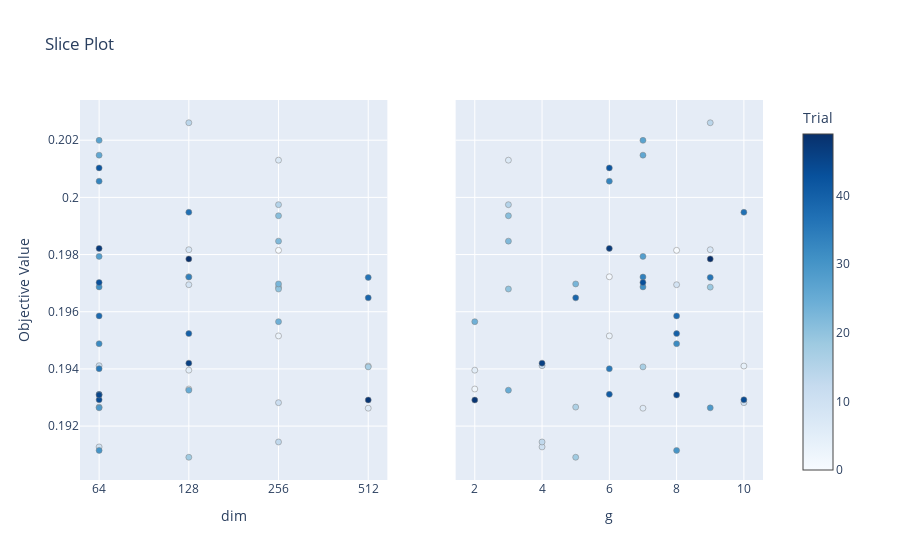

Notebook code for this chart:
### Code cell
optuna.visualization.plot_slice(study, params=['g', 'dim'])

### Figure 1 — Plotly figure (JSON) as saved in the notebook; plotly's stock layout.template omitted (floating-point values rounded to 4 significant figures)
{"data": [{"marker": {"color": [0, 1, 2, 3, 4, 5, 6, 7, 8, 9, 10, 11, 12, 13, 14, 15, 16, 17, 18, 19, 20, 21, 22, 23, 24, 25, 26, 27, 28, 29, 30, 31, 32, 33, 34, 35, 36, 37, 38, 39, 40, 41, 42, 43, 44, 45, 46, 47, 48, 49], "colorbar": {"title": {"text": "Trial"}, "x": 1, "xpad": 40}, "colorscale": [[0, "rgb(247,251,255)"], [0.125, "rgb(222,235,247)"], [0.25, "rgb(198,219,239)"], [0.375, "rgb(158,202,225)"], [0.5, "rgb(107,174,214)"], [0.625, "rgb(66,146,198)"], [0.75, "rgb(33,113,181)"], [0.875, "rgb(8,81,156)"], [1, "rgb(8,48,107)"]], "line": {"color": "Grey", "width": 0.5}, "showscale": true}, "mode": "markers", "name": "Feasible Trial", "showlegend": false, "type": "scatter", "x": [256, 128, 128, 256, 512, 128, 512, 256, 128, 128, 64, 256, 64, 256, 128, 256, 64, 512, 128, 256, 256, 256, 256, 256, 256, 128, 64, 64, 64, 64, 64, 64, 64, 64, 128, 64, 512, 128, 64, 512, 128, 64, 64, 64, 64, 64, 128, 64, 512, 128], "xaxis": "x", "y": [0.1981, 0.1972, 0.1933, 0.1952, 0.1941, 0.194, 0.1926, 0.2013, 0.1982, 0.1969, 0.1913, 0.1928, 0.1941, 0.1914, 0.2026, 0.1997, 0.1927, 0.1941, 0.1909, 0.1969, 0.1968, 0.1994, 0.1985, 0.197, 0.1957, 0.1933, 0.2015, 0.202, 0.1979, 0.1926, 0.1911, 0.1969, 0.1949, 0.2006, 0.1972, 0.194, 0.1972, 0.1995, 0.1959, 0.1965, 0.1952, 0.1931, 0.201, 0.197, 0.1929, 0.1931, 0.1942, 0.1982, 0.1929, 0.1978], "yaxis": "y"}, {"marker": {"color": [0, 1, 2, 3, 4, 5, 6, 7, 8, 9, 10, 11, 12, 13, 14, 15, 16, 17, 18, 19, 20, 21, 22, 23, 24, 25, 26, 27, 28, 29, 30, 31, 32, 33, 34, 35, 36, 37, 38, 39, 40, 41, 42, 43, 44, 45, 46, 47, 48, 49], "colorbar": {"title": {"text": "Trial"}, "x": 1, "xpad": 40}, "colorscale": [[0, "rgb(247,251,255)"], [0.125, "rgb(222,235,247)"], [0.25, "rgb(198,219,239)"], [0.375, "rgb(158,202,225)"], [0.5, "rgb(107,174,214)"], [0.625, "rgb(66,146,198)"], [0.75, "rgb(33,113,181)"], [0.875, "rgb(8,81,156)"], [1, "rgb(8,48,107)"]], "line": {"color": "Grey", "width": 0.5}, "showscale": false}, "mode": "markers", "name": "Feasible Trial", "showlegend": false, "type": "scatter", "x": [8, 6, 2, 6, 10, 2, 7, 3, 9, 8, 4, 10, 4, 4, 9, 3, 5, 7, 5, 9, 3, 3, 3, 5, 2, 3, 7, 7, 7, 9, 8, 7, 8, 6, 7, 6, 9, 10, 8, 5, 8, 6, 6, 7, 10, 8, 4, 6, 2, 9], "xaxis": "x2", "y": [0.1981, 0.1972, 0.1933, 0.1952, 0.1941, 0.194, 0.1926, 0.2013, 0.1982, 0.1969, 0.1913, 0.1928, 0.1941, 0.1914, 0.2026, 0.1997, 0.1927, 0.1941, 0.1909, 0.1969, 0.1968, 0.1994, 0.1985, 0.197, 0.1957, 0.1933, 0.2015, 0.202, 0.1979, 0.1926, 0.1911, 0.1969, 0.1949, 0.2006, 0.1972, 0.194, 0.1972, 0.1995, 0.1959, 0.1965, 0.1952, 0.1931, 0.201, 0.197, 0.1929, 0.1931, 0.1942, 0.1982, 0.1929, 0.1978], "yaxis": "y2"}], "layout": {"title": {"text": "Slice Plot"}, "xaxis": {"anchor": "y", "categoryarray": [64, 128, 256, 512], "categoryorder": "array", "domain": [0, 0.45], "title": {"text": "dim"}, "type": "category"}, "xaxis2": {"anchor": "y2", "domain": [0.55, 1], "title": {"text": "g"}}, "yaxis": {"anchor": "x", "domain": [0, 1], "title": {"text": "Objective Value"}}, "yaxis2": {"anchor": "x2", "domain": [0, 1], "matches": "y", "showticklabels": false}}}
